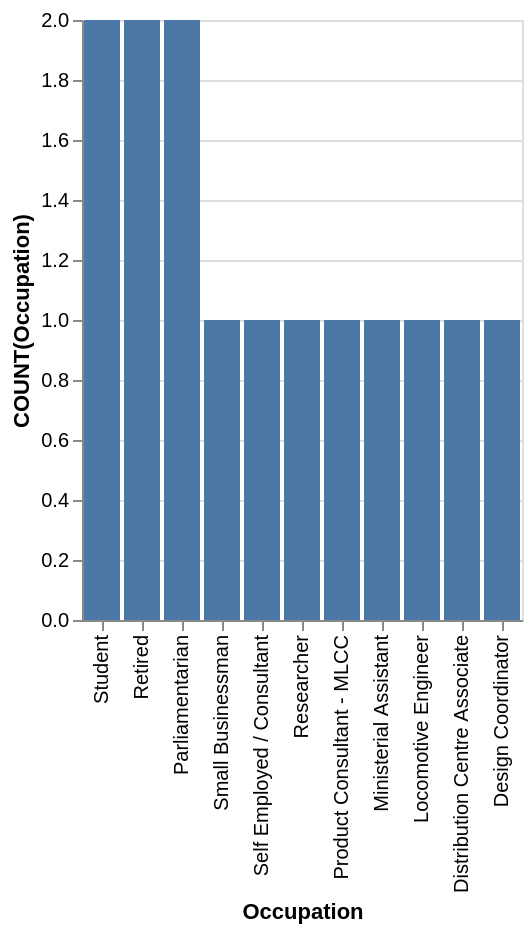

Source (Vega-Lite JSON):
### Vega-Lite specification from a JSON file in a GitHub repository (floating-point values rounded to 4 significant figures)
{"data": {"values": [{"x_data": "Student", "y_data": 2}, {"x_data": "Retired", "y_data": 2}, {"x_data": "Parliamentarian", "y_data": 2}, {"x_data": "Small Businessman", "y_data": 1}, {"x_data": "Self Employed / Consultant", "y_data": 1}, {"x_data": "Researcher", "y_data": 1}, {"x_data": "Product Consultant - MLCC", "y_data": 1}, {"x_data": "Ministerial Assistant", "y_data": 1}, {"x_data": "Locomotive Engineer", "y_data": 1}, {"x_data": "Distribution Centre Associate", "y_data": 1}, {"x_data": "Design Coordinator", "y_data": 1}]}, "mark": "bar", "encoding": {"x": {"field": "x_data", "type": "nominal", "title": "Occupation", "sort": {"op": "sum", "field": "y_data", "order": "descending"}}, "y": {"field": "y_data", "type": "quantitative", "title": "COUNT(Occupation)"}}}
